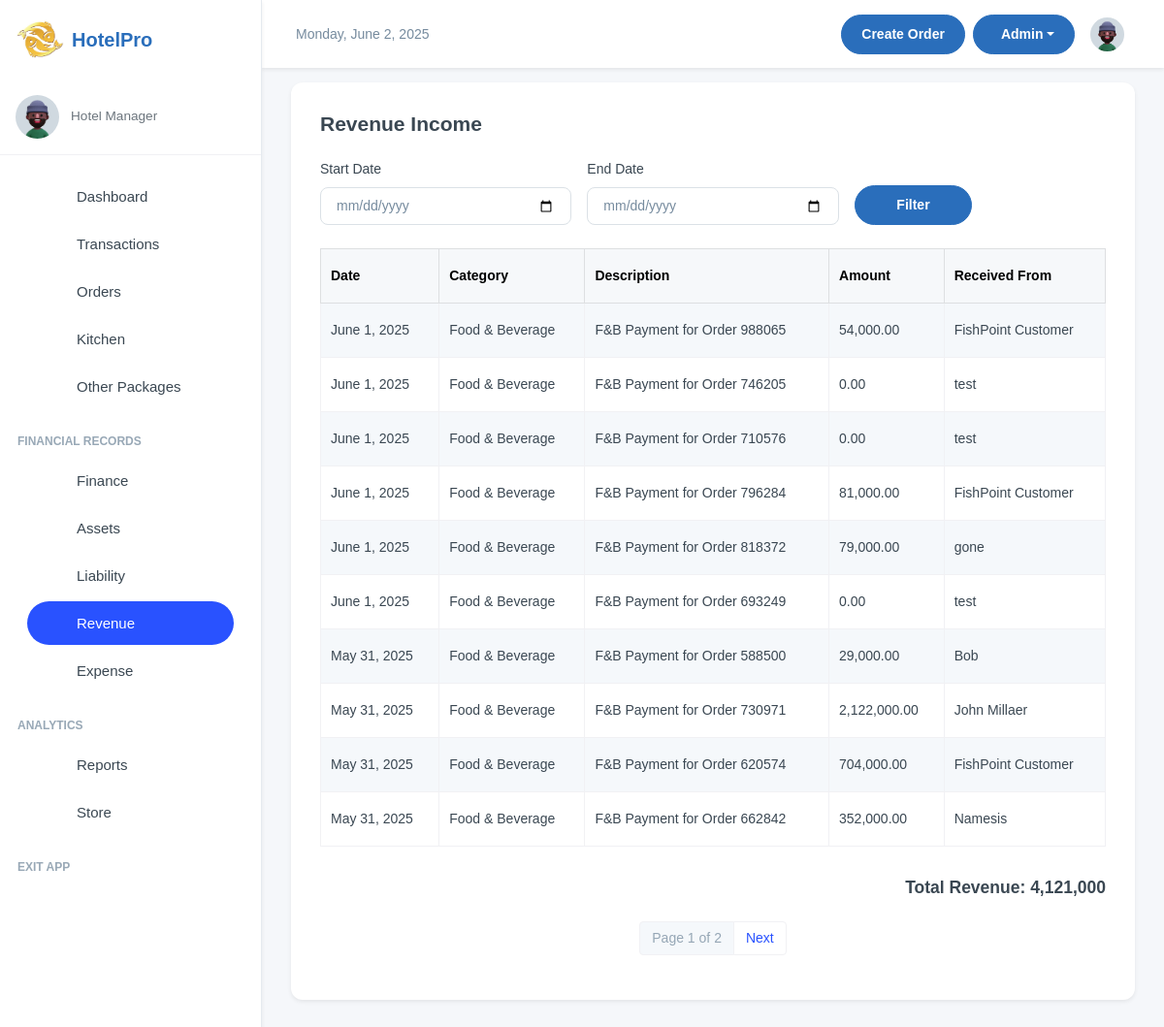
Page /finance/all-revenue/ (signed in) on the committed database.
### finance/models.py (models this page shows, shortened)
class Revenue(models.Model):
    REVENUE_CHOICES = [
        ('rooms', 'Rooms'),
        ('fnb', 'Food & Beverage'),
        ('party', 'Party'),
        ('other', 'Other')
    ]
    description = models.CharField(max_length=255)
    amount = models.DecimalField(max_digits=12, decimal_places=2)
    date = models.DateField()
    category = models.CharField(max_length=100, blank=True, null=True, choices=REVENUE_CHOICES)
    attachment = models.FileField(upload_to='attachments/%Y/%m/%d/', blank=True, null=True)
    is_active = models.BooleanField(default=True)
    received_from = models.CharField(max_length=30, default="staff")
    created_by = models.ForeignKey(settings.AUTH_USER_MODEL, on_delete=models.SET_NULL,
                                   null=True, blank=True, related_name='+')
    updated_by = models.ForeignKey(settings.AUTH_USER_MODEL, on_delete=models.SET_NULL,
                                   null=True, blank=True, related_name='+')

### finance/views.py (the view, shortened to what this page needs)
# urls.py: path('all-revenue/', views.revenue, name='revenue'),
@login_required(login_url='/user/login/')
def revenue(request):
    start_date = request.GET.get('start_date')
    end_date = request.GET.get('end_date')
    revenue_list = Revenue.objects.filter(is_active=True).order_by('-date')
    total_revenue = revenue_list.aggregate(total=Sum('amount'))['total'] or 0
    paginator = Paginator(revenue_list, 10)
    page_number = request.GET.get('page')
    revenue_page = paginator.get_page(page_number)
    context = {
        "revenue_list": revenue_page,
        "total_revenue": total_revenue,
        "start_date": start_date,
        "end_date": end_date,
    }
    return render(request, "revenue.html", context)

### finance/templates/revenue.html (shortened to what this page needs)
{% extends 'base.html' %}
{% load humanize %}
{% load custom_filters %}
{% block content %}
<div class="card shadow-sm">
    <div class="card-body">
        <div class="d-flex justify-content-between align-items-center mb-4">
            <h4 class="fw-semibold mb-0">Revenue Income</h4>
        </div>
<form method="get" class="row g-3 align-items-end mb-4">
    <div class="col-md-4">
        <label for="start_date" class="form-label">Start Date</label>
        <input type="date" name="start_date" id="start_date" class="form-control" value="{{ start_date }}">
    </div>
    <div class="col-md-4">
        <label for="end_date" class="form-label">End Date</label>
        <input type="date" name="end_date" id="end_date" class="form-control" value="{{ end_date }}">
    </div>
    <div class="col-md-2">
        <button type="submit" class="btn btn-primary w-100">Filter</button>
    </div>
</form>
        <div class="table-responsive">
            <table class="table table-striped table-bordered">
                <thead class="table-light">
                    <tr>
                        <th>Date</th>
                        <th>Category</th>
                        <th>Description</th>
                        <th>Amount</th>
                        <th>Received From</th>
                    </tr>
                </thead>
                <tbody>
                    {% for revenue in revenue_list %}
                    <tr>
                        <td>{{ revenue.date }}</td>
                        <td>{{ revenue.get_category_display }}</td>
                        <td>{{ revenue.description }}</td>
                        <td>{{ revenue.amount|intcomma }}</td>
                        <td>{{ revenue.received_from }}</td>
                    </tr>
                    {% empty %}
                    <tr>
                        <td colspan="5" class="text-center text-muted">No revenue records for this period.</td>
                    </tr>
                    {% endfor %}
                </tbody>
            </table>
        </div>
        <div class="mt-3">
            <h5 class="text-end"><strong>Total Revenue:</strong> {{ total_revenue|intcomma }}</h5>
        </div>
        <nav aria-label="Page navigation" class="mt-4">
            <ul class="pagination justify-content-center">
                <li class="page-item disabled">
                    <span class="page-link">Page {{ revenue_list.number }} of {{ revenue_list.paginator.num_pages }}</span>
                </li>
                {% if revenue_list.has_next %}
                <li class="page-item">
                    <a class="page-link" href="?start_date={{ start_date }}&end_date={{ end_date }}&page={{ revenue_list.next_page_number }}">Next</a>
                </li>
            {% endif %}
            </ul>
        </nav>
    </div>
</div>
{% endblock  %}

### templates/base.html (style rules this page uses)
:root { --primary-color: #2A6EBB; --secondary-color: #F8F9FA; --accent-color: #FFD700; --text-color: #333333; --success-color: #28a745; --danger-color: #dc3545; --warning-color: #ffc107; --info-color: #17a2b8; }
body { font-family: 'Poppins', sans-serif; background-color: #f5f7fa; }
.btn-primary { background-color: var(--primary-color); border-color: var(--primary-color); }
.card { border-radius: 0.75rem; border: none; box-shadow: 0 0.125rem 0.25rem rgba(0, 0, 0, 0.075); transition: transform 0.2s ease-in-out, box-shadow 0.2s ease-in-out; }

### rows in the picture
Revenue: date "June 1, 2025", category "Food & Beverage", description "F&B Payment for Order 988065", amount "54,000.00", received_from "FishPoint Customer"
Revenue: date "June 1, 2025", category "Food & Beverage", description "F&B Payment for Order 746205", amount "0.00", received_from "test"
Revenue: date "June 1, 2025", category "Food & Beverage", description "F&B Payment for Order 710576", amount "0.00", received_from "test"
Revenue: date "June 1, 2025", category "Food & Beverage", description "F&B Payment for Order 796284", amount "81,000.00", received_from "FishPoint Customer"
Revenue: date "June 1, 2025", category "Food & Beverage", description "F&B Payment for Order 818372", amount "79,000.00", received_from "gone"
Revenue: date "June 1, 2025", category "Food & Beverage", description "F&B Payment for Order 693249", amount "0.00", received_from "test"
Revenue: date "May 31, 2025", category "Food & Beverage", description "F&B Payment for Order 588500", amount "29,000.00", received_from "Bob"
Revenue: date "May 31, 2025", category "Food & Beverage", description "F&B Payment for Order 730971", amount "2,122,000.00", received_from "John Millaer"
Revenue: date "May 31, 2025", category "Food & Beverage", description "F&B Payment for Order 620574", amount "704,000.00", received_from "FishPoint Customer"
Revenue: date "May 31, 2025", category "Food & Beverage", description "F&B Payment for Order 662842", amount "352,000.00", received_from "Namesis"

### other values in the picture
{{ total_revenue|intcomma }} "4,121,000"
{{ revenue_list.number }} "1"
{{ revenue_list.paginator.num_pages }} "2"
